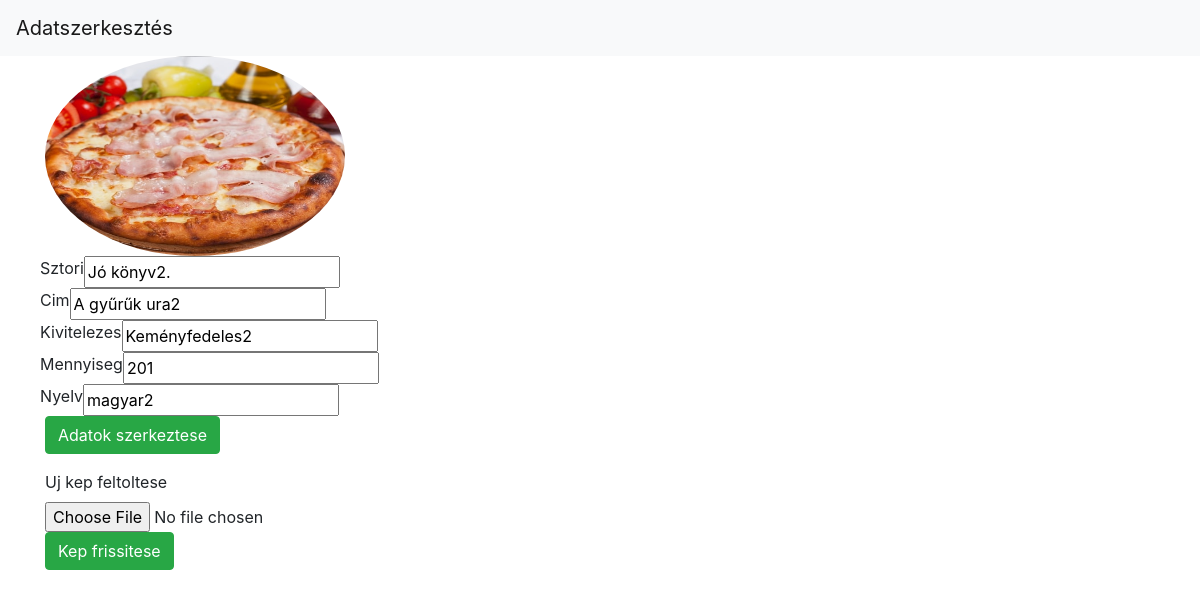
Screenshot of /update/updateBooks.php?bookid=2 with the database file from the repository.
### tables this page shows
CREATE TABLE `book` (
  `id` int(11) NOT NULL,
  `publishing` date NOT NULL,
  `story` text NOT NULL,
  `book_title` varchar(255) NOT NULL,
  `cover_image` varchar(255) NOT NULL,
  `lid` varchar(255) NOT NULL,
  `quantity` int(11) NOT NULL,
  `language` varchar(255) NOT NULL
);

### db.php (called while the page is built, shortened)
<?php
class db{
	private static $host = "localhost:3306";
	private static $username = "root";
	private static $password = "";
	private static $database = "konyvtar";
	private static $coding = "utf8";
	private static $instance = null;
	private $connection = "";
	public function __construct(){
		$this->connection = mysqli_connect(self::$host,self::$username,self::$password);
		if(mysqli_connect_errno($this->connection)){
			die("Could not connect mysqli database");
		}else{
			mysqli_select_db($this->connection,self::$database);
			mysqli_set_charset($this->connection,self::$coding);
		}
	}
	public static function get(){
		if(is_null(self::$instance)){
			self::$instance = new db();
		}
		return self::$instance;
	}
	public function query($queryString){
		$result = mysqli_query($this->connection,$queryString);
		return $result;
	}
	public function getArray($queryString){
		$result = $this->query($queryString);
		$rows = array();
		while($row = mysqli_fetch_assoc($result)){
			$rows[] = $row;
		}
		return $rows;
	}
	public function escape($string){
		return mysqli_real_escape_string($this->connection,$string);
	}
}
?>

### update/updateBooks.php (the view, shortened to what this page needs)
<?php
	if(isset($_GET["bookid"])){
		require_once "../db.php";
		$db = db::get();
		$id = $db->escape($_GET["bookid"]);
		$selectBookDataQuery = "SELECT * FROM book WHERE id=".$id;
		$allData = $db->getArray($selectBookDataQuery);
	}
?>
<!DOCTYPE html>
<html>
<head>
	<?php require_once("../head.php"); ?>
</head>
<body class="bg">
		<nav class="navbar navbar-expand-lg navbar-light bg-light">
			<a class="navbar-brand" href="#">Adatszerkesztés</a>
		</nav>
		<?php if(count($allData) > 0): ?>
			<?php foreach($allData as $data): ?>
				<div class="container">
					<img src="../image/<?php echo $data['cover_image']; ?>" class="text-center" alt="Borito kepe" style="border-radius: 50%; height: 25vh; width: 25vw;">
				<form class="form-group" action="updateBookData.php?bookid=<?php echo $data['id']; ?>" method="post" enctype="multipart/form-data">
					<div class="form-row">
						<label for="story">Sztori</label>
						<input type="text" name="story" id="story" value="<?php echo $data['story']; ?>">
					</div>
					<div class="form-row">
						<label for="book_title">Cim</label>
						<input type="text" name="book_title" id="book_title" value="<?php echo $data['book_title']; ?>">
					</div>
					<div class="form-row">
						<label for="lid">Kivitelezes</label>
						<input type="text" name="lid" id="lid" value="<?php echo $data['lid']; ?>">
					</div>
					<div class="form-row">
						<label for="quantity">Mennyiseg</label>
						<input type="number" min="0" name="quantity" id="quantity" value="<?php echo $data['quantity']; ?>">
					</div>
					<div class="form-row">
						<label for="language">Nyelv</label>
						<input type="text" name="language" id="language" value="<?php echo $data['language']; ?>">
					</div>
					<button name="updateBook" class="btn btn-success">Adatok szerkeztese</button>
				</form>
				<form method="post" action="updateBook.php?bookid=<?php echo $data['id']; ?>" enctype="multipart/form-data">
							<div class="form-group">
								<label for="exampleFormControlFile1">Uj kep feltoltese</label>
								<input type="file" class="form-control-file" name="fileToUpload2" id="exampleFormControlFile1">
								<button class="btn btn-success" name="uploadPicture">Kep frissitese</button>
							</div>
						</form>
				</div>
			<?php endforeach; ?>
		<?php endif; ?>
	</body>
	</html>

### update/updateBooks.php (style rules this page uses)
.bg { background-image: url("http://www.budaorsiinfo.hu/wp-content/uploads/2013/12/konyv_illusztr.jpg"); background-size: cover; background-repeat: none; }
.bg img { height: 100%; width: 100%; }

### rows the page displays
book: cover_image (picture), story "Jó könyv2.", book_title "A gyűrűk ura2", lid "Keményfedeles2", quantity "201", language "magyar2"
